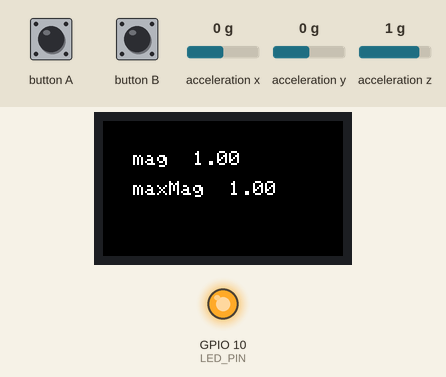
Simulated run of this sketch. Board: ESP32-S3. On the bench: 240×135 colour display, output pins drawn as LEDs (lit = HIGH). The inputs (shaded band) are chosen by the test bench; at power-on: acceleration x 0 g, acceleration y 0 g, acceleration z 1 g. WiFi joins after 1.5 s; servers stay silent unless stated; not simulated (calls return 0 or success): secrets.h; what the sketch prints to the serial monitor is not drawn.

Above: at 0.2 s.

The sketch:

Thinkspeak_Assignment_Fix_v2.ino
```cpp
// (licence header left out)
#include <ThingSpeak.h>
#include <M5StickCPlus.h>
#include <WiFi.h>
#include "secrets.h"
 // always include thingspeak header file after other header files and custom macros

#define LED_PIN 10 // creates the variable LED_PIN as Pin 10 on the M5 which is the LED pin

float accX = 0.0F; // sets the variable for the accelerometer for the X axis
float accY = 0.0F; // sets the variable for the accelerometer for the Y axis
float accZ = 0.0F; // sets the variable for the accelerometer for the Z axis

float maxX = 0.0F; // sets the variable to hold the maximum X axis value
float maxY = 0.0F; // sets the variable to hold the maximum Y axis value
float maxZ = 0.0F; // sets the variable to hold the maximum Z axis value

float magSq = 0.0F; // the variable that holds the square of the magnitude value
float mag = 0.0F;   // the variable that holds the magnitude value
float maxMag = 0.0F;// the variable that holds the maximum magnitude value

char ssid[] = SECRET_SSID;   // your network SSID (name)
char pass[] = SECRET_PASS;   // your network password
int keyIndex = 0;            // your network key Index number (needed only for WEP)
WiFiClient  client;

unsigned long myChannelNumber = SECRET_CH_ID;
const char * myWriteAPIKey = SECRET_WRITE_APIKEY;

int number = 0;

void setup() {

Serial.begin(115200);  //Initialize serial
  while (!Serial) {
    ; // wait for serial port to connect. Needed for Leonardo native USB port only
  }
  M5.begin();             // Init M5StickC Plus.
  M5.Imu.Init();          // Init IMU.
  M5.Lcd.setRotation(3);  // Rotate the screen.
  M5.Lcd.fillScreen(BLACK); //sets the background as black
  M5.Lcd.setTextSize(2);    // sets the font size

  pinMode(LED_PIN, OUTPUT);     //sets the mode of the LED pin as an output
  digitalWrite(LED_PIN, HIGH); // sets the LED pin as high because of the backwards logic

  // Connect to WEP network
  WiFi.mode(WIFI_STA);
  ThingSpeak.begin(client);  // Initialize ThingSpeak
}

void loop() {

   M5.update();
  if (M5.BtnA.wasReleased()) {
    maxMag = 0.0F; //resets the maximum magnitude when button A is pressed
  }

  M5.IMU.getAccelData(&accX, &accY, &accZ); //gets the values from the accellerometer for the x,y, and z axis.

  float xSq = sq(accX); // finds the square for the x axis
  float ySq = sq(accY); // finds the square for the y axis
  float zSq = sq(accZ); // finds the square for the z axis

  magSq = xSq + ySq + zSq; // adds all of the squares
  mag = sqrt(magSq); // finds the square root

  // updates the maximum magnitude vallue
  if (mag > maxMag) {
    maxMag = mag;
  }

  M5.Lcd.setCursor(30, 30);
  M5.Lcd.print("mag");
  M5.Lcd.printf(" %5.2F  ", mag); //prints the mag value

  M5.Lcd.setCursor(30, 60);
  M5.Lcd.print("maxMag");
  M5.Lcd.printf(" %5.2F  ", maxMag); // prints the maximum mag value

  //makes the LED blink 5 times
  if (mag > 5) {
    for (int i = 0; i < 5; i++) {
      digitalWrite(LED_PIN, LOW); // sets the LED pin to off
      delay(500);
      digitalWrite(LED_PIN, HIGH); // sets the LED pin to on
      delay(500);
    }
  }

  // Connect or reconnect to WiFi
  if(WiFi.status() != WL_CONNECTED){
    Serial.print("Attempting to connect to SSID: ");
    Serial.println(SECRET_SSID);
    while(WiFi.status() != WL_CONNECTED){
      WiFi.begin(ssid, pass); // Connect to WPA/WPA2 network. Change this line if using open or WEP network
      Serial.print(".");
      delay(5000);
    }
    Serial.println("\nConnected.");
  }

  // Write to ThingSpeak. There are up to 8 fields in a channel, allowing you to store up to 8 different
  // pieces of information in a channel.  Here, we write to field 1.
  int x = ThingSpeak.writeField(myChannelNumber, 1,(" %5.2F  ", maxMag), myWriteAPIKey);
  if(x == 200){
    Serial.println("Channel update successful.");
  }
  else{
    Serial.println("Problem updating channel. HTTP error code " + String(x));
  }

  // change the value
  number++;
  if(number > 99){
    number = 0;
  }

  delay(15000); // Wait 15 seconds to update the channel again
}
```
